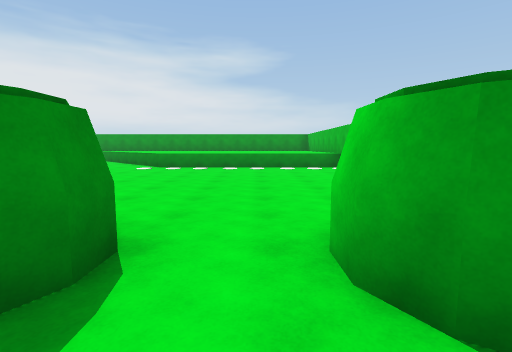
view 1 (above)

17 first-person views from a walk through a Unity game level. The camera is 1.5 m above the floor, tilts 6° down and sees 85° across. The floor is counted in squares, 2 m on a side. Each view is taken from the middle of a square. On the plan, view 1 faces up. The plan holds only what a view shows up to about 10 squares ahead; the rest is blank. The place goes on beyond the plan. The player character is not drawn. Surface patterns are stand-ins for the level's own textures.

view 2
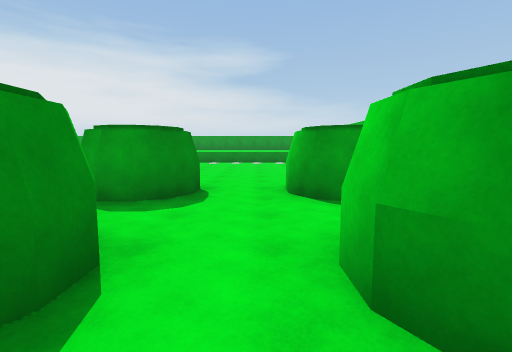

view 3
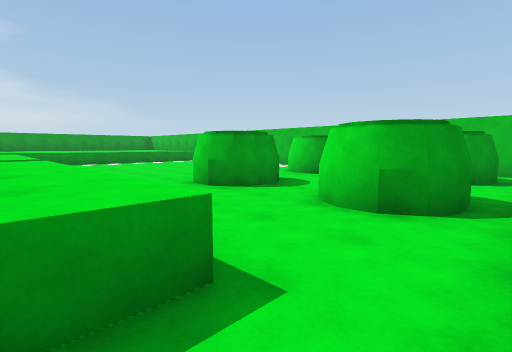

view 4
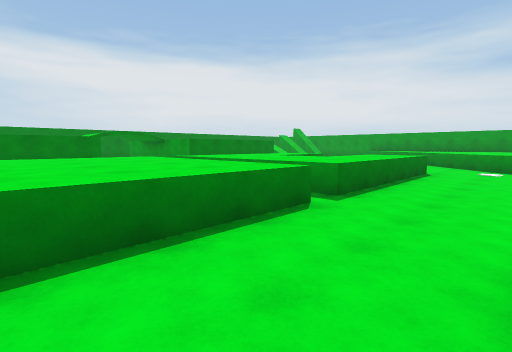

view 5
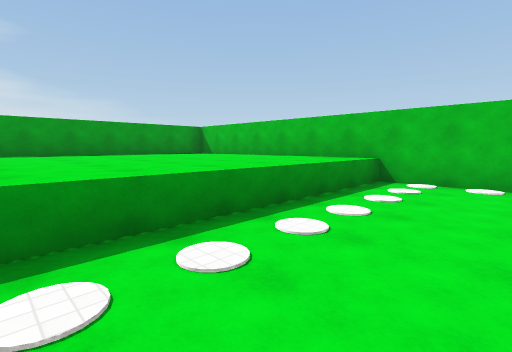

view 6
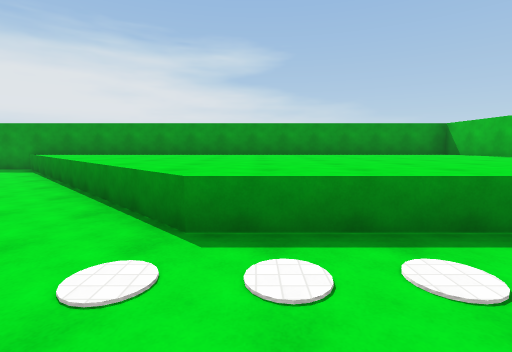

view 7
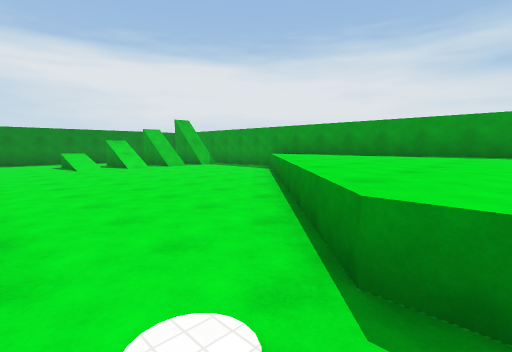

view 8
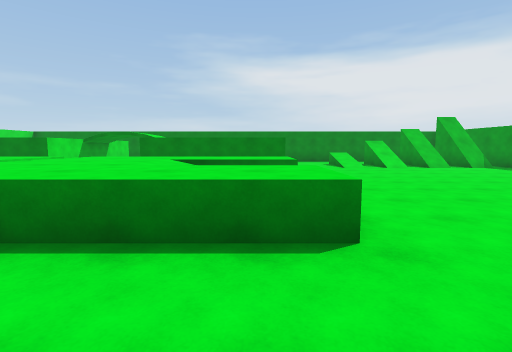

view 9
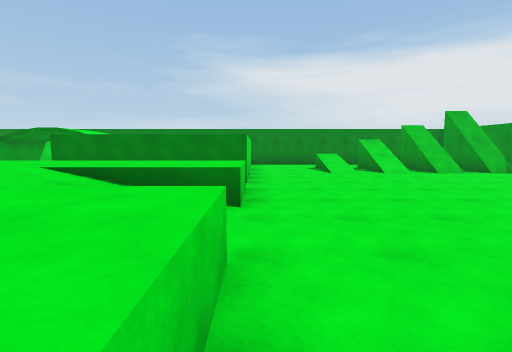

view 10
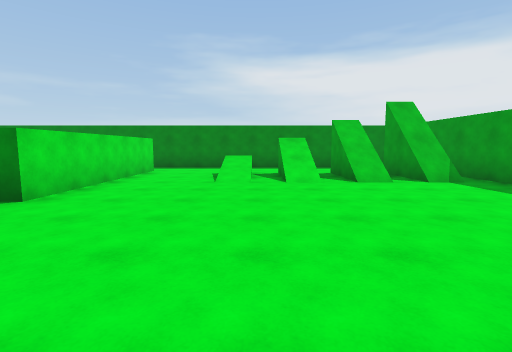

view 11
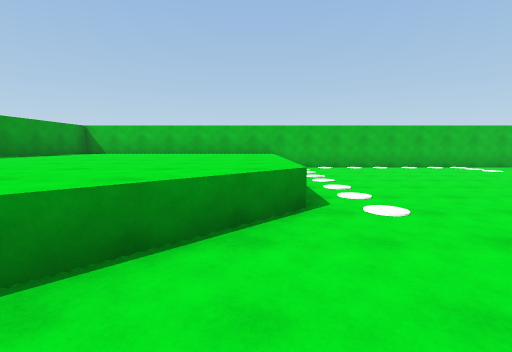

view 12
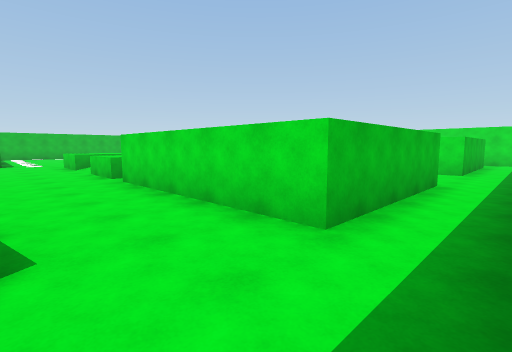

view 13
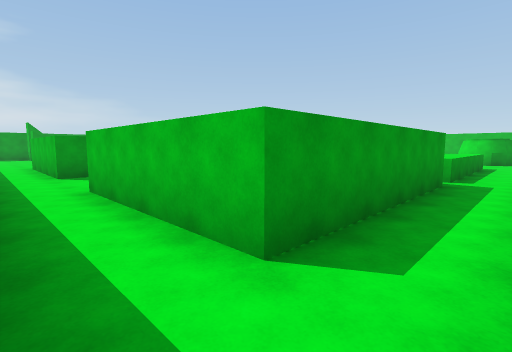

view 14
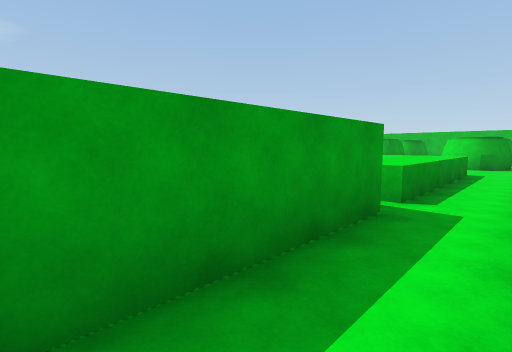

view 15
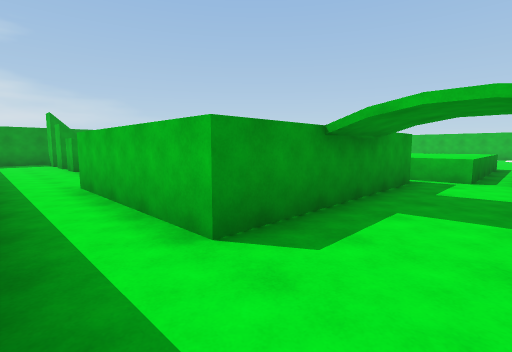

view 16
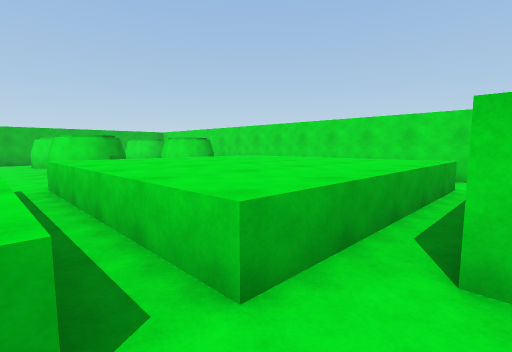

view 17
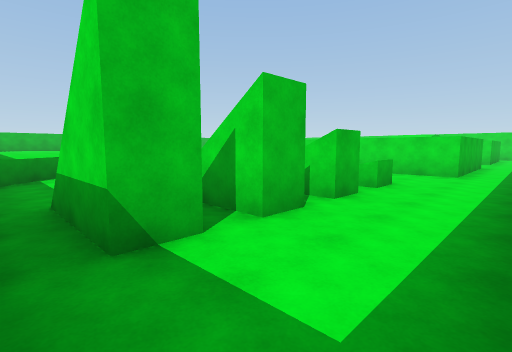

### Floor plan
Key: @ floor where view 1 was taken; # wall or solid block; x gap in a wall; . main floor; : floor 1 m higher than the main floor; / step, stairs or slope; = window, fence, low wall or low ledge; ^ raised ledge; v drop or lower ground.
Columns run from 17 left of view 1 to 3 right of it. Each row starts with its distance up from view 1.
 17 .......^^^^^^^^^^^^^^
 16 ..#//...^^^^^^^^^^^^^
 15 ..##/....^^^^^^^^^^^^
 14 ..///.....^^^^^^^^^^^
 13 ..=//......^^^^^^^^^^
 12 ..==/.......^^^^^^^^^
 11 ..///........^^^^^^^^
 10 .....................
  9 .......//.///........
  8 ..#####/://:=........
  7 ..#   #:://:=........
  6 ..#   #:::::=........
  5 ..##### ::::=........
  4 .......x::::v........
  3 .......^^^^^^........
  2 ..#####^^^^^^..##.##.
  1 ..#   #^^^^^^..#..#
  0 ..#   #^^^^^^....@.
 -1 ..#####^^^^^^..#..#
 -2 ...............##.##.
 -3 .....................

Positions as (right, up) in squares from view 1, and headings:
1: (0, 0), facing up
2: (0, -3), facing up
3: (-6, -3), facing up-right
4: (-3, 0), facing up-left
5: (-3, 8), facing up-right
6: (-3, 8), facing up
7: (-3, 9), facing up-left
8: (-3, 8), facing left
9: (-5, 9), facing left
10: (-7, 12), facing left
11: (-7, 11), facing right
12: (-17, 11), facing down-right
13: (-17, -3), facing up-right
14: (-14, -3), facing up-right
15: (-17, 3), facing up-right
16: (-11, 4), facing down-right
17: (-17, 17), facing down-right
